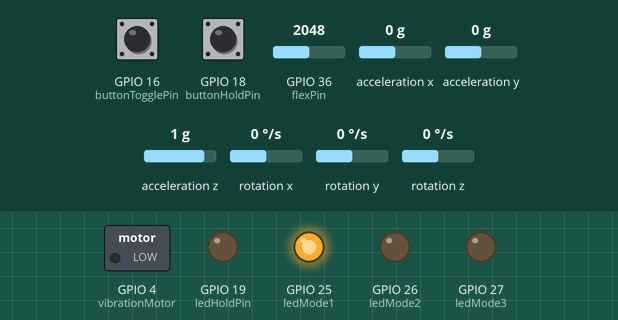
Simulated run of this sketch. Board: ESP32. Parts: switched loads named in the sketch (green lamp = pin HIGH), output pins drawn as LEDs (lit = HIGH). Inputs (shaded band) come from the test bench; at power-on: GPIO 36 (flexPin) = 2048, GPIO 16 (buttonTogglePin) LOW, GPIO 18 (buttonHoldPin) LOW, acceleration x 0 g, acceleration y 0 g, acceleration z 1 g, rotation x 0 °/s, rotation y 0 °/s, rotation z 0 °/s. What the sketch prints to the serial monitor is not drawn.

Above: at 1.7 s.
1.8 s: GPIO 36 (flexPin) set to 1934
At 2.4 s:
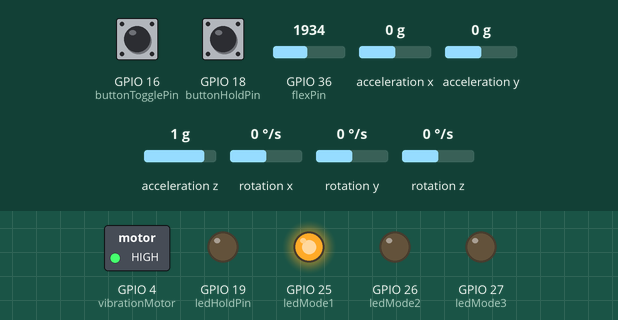
3.5 s: GPIO 16 (buttonTogglePin) pulled HIGH for 0.15 s
At 4.5 s:
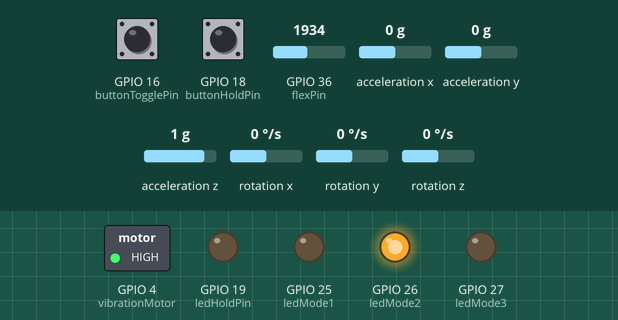
5.2 s: GPIO 18 (buttonHoldPin) pulled HIGH for 0.15 s
At 5.27 s:
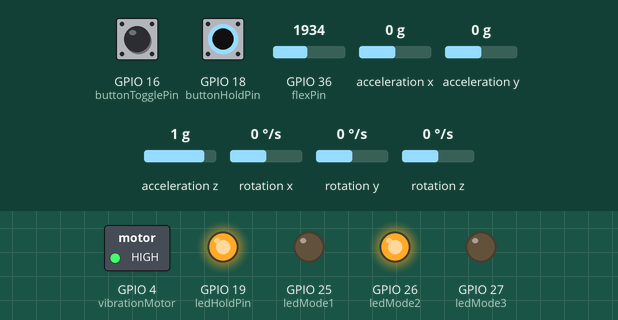
6.8 s: GPIO 36 (flexPin) set to 2040
At 7.6 s:
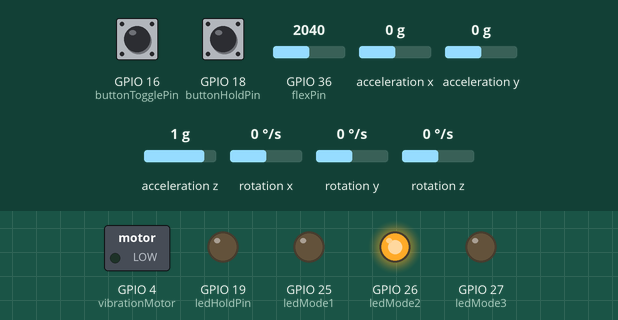
8.5 s: GPIO 16 (buttonTogglePin) pulled HIGH for 1 s
At 10.7 s:
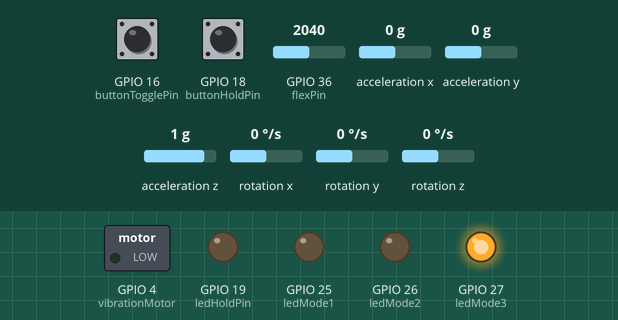
11.0 s: GPIO 18 (buttonHoldPin) pulled HIGH for 1 s
At 11.8 s:
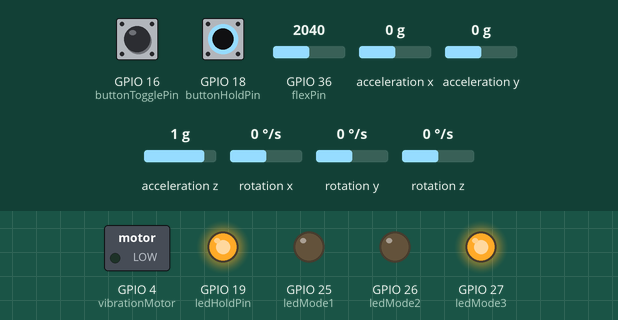
Timing chart, 0 to 14.0 s (numbered marks = the images above; inputs shaded):
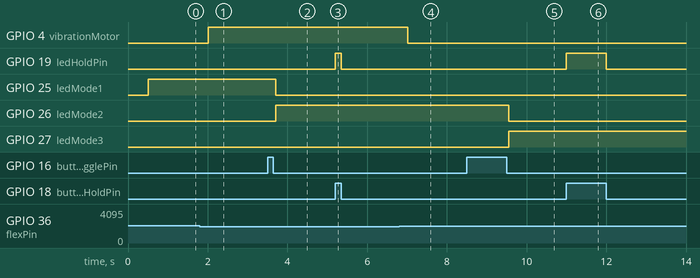

The sketch:

FlexiSleeve_Code.ino
```cpp
#include <WiFi.h>
#include <WebServer.h>
#include <WebSocketsServer.h>
#include <ArduinoJson.h>
#include <Wire.h>
#include "MPU6050_6Axis_MotionApps20.h"

// Wi-Fi credentials
const char* ssid = "ESP32-Robot";
const char* password = "ITECH2025";

IPAddress local_IP(192,168,1,22);
IPAddress gateway(192,168,1,5);
IPAddress subnet(255,255,255,0);

String webpage = "<!DOCTYPE html><html><head><title>Sensor Data</title></head><body style='background-color: #EEEEEE;'><span style='color: #003366;'><h1>Sensor Data</h1><p>Yaw: <span id='yaw'>-</span> degrees</p><p>Pitch: <span id='pitch'>-</span> degrees</p><p>Roll: <span id='roll'>-</span> degrees</p><p>Temperature: <span id='temp'>-</span> °C</p><p>Flex Value: <span id='flex'>-</span></p><p>Button Hold State: <span id='button_hold_state'>-</span></p><p>Toggle Mode: <span id='toggle_mode'>-</span></p><p><button type='button' id='BTN_SEND_BACK'>Send info to ESP32</button></p></span></body><script> var Socket; document.getElementById('BTN_SEND_BACK').addEventListener('click', button_send_back); function init() { Socket = new WebSocket('ws://' + window.location.hostname + ':81/'); Socket.onmessage = function(event) { processCommand(event); }; } function button_send_back() { var msg = {command: 'read_sensor'};Socket.send(JSON.stringify(msg)); } function processCommand(event) {var obj = JSON.parse(event.data);document.getElementById('yaw').innerHTML = obj.yaw;document.getElementById('pitch').innerHTML = obj.pitch;document.getElementById('roll').innerHTML = obj.roll;document.getElementById('temp').innerHTML = obj.temp;document.getElementById('flex').innerHTML = obj.flex;document.getElementById('button_hold_state').innerHTML = obj.button_hold_state;document.getElementById('toggle_mode').innerHTML = obj.toggle_mode; console.log(obj); } window.onload = function(event) { init(); }</script></html>";

// Interval to send sensor data
int interval = 1000; // 1 second
unsigned long previousMillis = 0;

// Web server and websocket initialization
WebServer server(80);
WebSocketsServer webSocket = WebSocketsServer(81);

// MPU6050 and sensor pins initialization
MPU6050 mpu;
const int flexPin = A0;
const int vibrationMotor = 4;

// push and hold button setup
const int buttonHoldPin = 18;
int buttonHoldState = 0;
const int ledHoldPin = 19;

// toggle button setup
const int buttonTogglePin = 16;
const int ledMode1 = 25;
const int ledMode2 = 26;
const int ledMode3 = 27;
int mode = 1;
int buttonToggleState = 0;
int lastButtonState = 0;
unsigned long lastDebounceTime = 0;
unsigned long debounceDelay = 50;
int ToggleMode = 1;

// FIFO buffer
uint8_t fifoBuffer[64];

Quaternion q;
VectorFloat gravity;
float ypr[3];

void setup() {
  Serial.begin(115200);

  // Wi-Fi setup
  Serial.print("Setting up Access point ... ");
  Serial.println(WiFi.softAPConfig(local_IP, gateway, subnet) ? "Ready" : "Failed!");

  Serial.print("Setting AP ... ");
  Serial.println(WiFi.softAP(ssid, password) ? "Ready" : "Failed!");

  Serial.print("IP address = ");
  Serial.println(WiFi.softAPIP());

  server.on("/", []() {
    server.send(200, "text/html", webpage);
  });
  server.begin();

  webSocket.begin();
  webSocket.onEvent(webSocketEvent);

  // MPU6050 setup
  Wire.begin(21, 22);
  Wire.setClock(400000);

  Serial.println(F("Initializing I2C devices..."));
  mpu.initialize();

  Serial.println(F("Testing device connections..."));
  if (mpu.testConnection()) {
    Serial.println(F("MPU6050 connection successful"));
  } else {
    Serial.println(F("MPU6050 connection failed"));
    while (1); // Halt execution if MPU fails to connect
  }

  // MPU6050 Initialization
  Serial.println(F("Initializing DMP..."));
  uint8_t devStatus = mpu.dmpInitialize();

  // Check if DMP initialization was successful
  if (devStatus == 0) {
    Serial.println(F("DMP Initialized successfully"));

    // Enable DMP
    Serial.println(F("Enabling DMP..."));
    mpu.setDMPEnabled(true);

    Serial.println(F("DMP ready!"));
    // Get expected DMP packet size for later comparison
  } else {
    Serial.print(F("DMP Initialization failed (code "));
    Serial.print(devStatus);
    Serial.println(F(")"));
    while (1); // Halt execution if DMP fails to initialize
  }

  // Vibration motor setup
  pinMode(vibrationMotor, OUTPUT);

  // Setup Push and Hold button
  pinMode(ledHoldPin, OUTPUT);
  pinMode(buttonHoldPin, INPUT);

  // Setup Toggle button
  pinMode(ledMode1, OUTPUT);
  pinMode(ledMode2, OUTPUT);
  pinMode(ledMode3, OUTPUT);
  pinMode(buttonTogglePin, INPUT);
  setMode(mode); //start with mode 1
}

void loop() {
  server.handleClient();
  webSocket.loop();

  // button Hold state reading
  buttonHoldState = digitalRead(buttonHoldPin);
  // check if pushbutton is pressed
  if (buttonHoldState == HIGH) {
    // turn LED on
    digitalWrite(ledHoldPin, HIGH);
  } else {
    // turn LED off
    digitalWrite(ledHoldPin, LOW);
  }
  Serial.println(buttonHoldState);

  unsigned long now = millis();
  if ((unsigned long)(now - previousMillis) > interval) {
    sendSensorData();
    previousMillis = now;
  }

  // button toggle reading with debounce delay
  // Read the state of the button
  int reading = digitalRead(buttonTogglePin);

  // Check if the button state has changed
  if (reading != lastButtonState) {
    // Reset the debounce timer
    lastDebounceTime = millis();
  }

  // If the button state has been stable for the debounce delay
  if ((millis() - lastDebounceTime) > debounceDelay) {
    // If the button state has changed
    if (reading != buttonToggleState) {
      buttonToggleState = reading;

      // If the button is pressed (assuming LOW means pressed)
      if (buttonToggleState == LOW) {
        // Increment the mode
        mode++;
        if (mode > 3) {
          mode = 1;
        }
        // Set the LEDs according to the current mode
        setMode(mode);
        ToggleMode = mode;
      }
    }
  }
  // Save the reading. Next time through the loop, it'll be the lastButtonState
  lastButtonState = reading;
}

void sendSensorData() {
  if (mpu.dmpGetCurrentFIFOPacket(fifoBuffer)) {
    mpu.dmpGetQuaternion(&q, fifoBuffer);
    mpu.dmpGetGravity(&gravity, &q);
    mpu.dmpGetYawPitchRoll(ypr, &q, &gravity);

    float yaw = ypr[0] * 180/M_PI;
    float pitch = ypr[1] * 180/M_PI;
    float roll = ypr[2] * 180/M_PI;

    int flexValue = analogRead(flexPin);

    if (flexValue < 2000) {
      digitalWrite(vibrationMotor, HIGH);
    } else {
      digitalWrite(vibrationMotor, LOW);
    }

    // Include buttonHoldState
    buttonHoldState = digitalRead(buttonHoldPin);

    String jsonString = "";
    StaticJsonDocument<200> doc;
    JsonObject object = doc.to<JsonObject>();

    object["yaw"] = yaw;
    object["pitch"] = pitch;
    object["roll"] = roll;
    object["temp"] = 0; // MPU6050 does not provide temperature in DMP mode
    object["flex"] = flexValue;
    object["button_hold_state"] = buttonHoldState; // Add buttonHoldState
    object["toggle_mode"] = ToggleMode; // Add ToggleMode

    serializeJson(doc, jsonString);
    Serial.println(jsonString);
    webSocket.broadcastTXT(jsonString);
  }
}

void webSocketEvent(byte num, WStype_t type, uint8_t * payload, size_t length) {
  switch (type) {
    case WStype_DISCONNECTED:
      Serial.println("Client " + String(num) + " disconnected");
      break;
    case WStype_CONNECTED:
      Serial.println("Client " + String(num) + " connected");
      break;
    case WStype_TEXT:
      StaticJsonDocument<200> doc;
      DeserializationError error = deserializeJson(doc, payload);
      if (error) {
        Serial.print(F("deserializeJson() failed: "));
        Serial.println(error.f_str());
        return;
      }
      String command = doc["command"];
      if (command == "read_sensor") {
        sendSensorData();
      }
      break;
  }
}

void setMode(int mode) {
  // Turn off all LEDs
  digitalWrite(ledMode1, LOW);
  digitalWrite(ledMode2, LOW);
  digitalWrite(ledMode3, LOW);

  // Turn on the LED according to the current mode
  switch (mode) {
    case 1:
      digitalWrite(ledMode1, HIGH);
      break;
    case 2:
      digitalWrite(ledMode2, HIGH);
      break;
    case 3:
      digitalWrite(ledMode3, HIGH);
      break;
  }
}
```

Measured:
- the behaviour switches between 2000 and 1999 on GPIO 36 (flexPin) (found by bisection; images 0 and 1)
- after the input at 1.8 s, GPIO 4 (vibrationMotor): LOW → HIGH after 0.21 s
- after the input at 3.5 s, GPIO 25 (ledMode1): HIGH → LOW after 0.20 s; GPIO 26 (ledMode2): LOW → HIGH after 0.20 s
- after the input at 5.2 s, GPIO 19 (ledHoldPin): LOW → HIGH at once, → LOW 0.15 s later
- after the input at 6.8 s, GPIO 4 (vibrationMotor): HIGH → LOW after 0.22 s
- after the input at 8.5 s, GPIO 26 (ledMode2): HIGH → LOW after 1.1 s; GPIO 27 (ledMode3): LOW → HIGH after 1.1 s
- after the input at 11.0 s, GPIO 19 (ledHoldPin): LOW → HIGH at once, → LOW 1.0 s later
